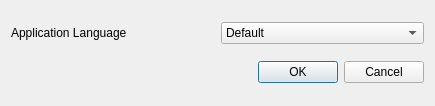
<?xml version="1.0" encoding="UTF-8"?>
<ui version="4.0">
 <class>SettingsDialog</class>
 <widget class="QDialog" name="SettingsDialog">
  <property name="geometry">
   <rect>
    <x>0</x>
    <y>0</y>
    <width>435</width>
    <height>106</height>
   </rect>
  </property>
  <property name="windowTitle">
   <string>Language Settings</string>
  </property>
  <layout class="QVBoxLayout" name="verticalLayout">
   <item>
    <layout class="QHBoxLayout" name="horizontalLayout">
     <item>
      <widget class="QLabel" name="label">
       <property name="text">
        <string>Application Language</string>
       </property>
      </widget>
     </item>
     <item>
      <widget class="QComboBox" name="languageCombobox">
       <item>
        <property name="text">
         <string>Default</string>
        </property>
       </item>
       <item>
        <property name="text">
         <string>English</string>
        </property>
       </item>
       <item>
        <property name="text">
         <string>French</string>
        </property>
       </item>
       <item>
        <property name="text">
         <string>Chinese</string>
        </property>
       </item>
      </widget>
     </item>
    </layout>
   </item>
   <item>
    <widget class="QDialogButtonBox" name="buttonBox">
     <property name="orientation">
      <enum>Qt::Horizontal</enum>
     </property>
     <property name="standardButtons">
      <set>QDialogButtonBox::Cancel|QDialogButtonBox::Ok</set>
     </property>
    </widget>
   </item>
  </layout>
 </widget>
 <resources/>
 <connections>
  <connection>
   <sender>buttonBox</sender>
   <signal>accepted()</signal>
   <receiver>SettingsDialog</receiver>
   <slot>accept()</slot>
   <hints>
    <hint type="sourcelabel">
     <x>248</x>
     <y>254</y>
    </hint>
    <hint type="destinationlabel">
     <x>157</x>
     <y>274</y>
    </hint>
   </hints>
  </connection>
  <connection>
   <sender>buttonBox</sender>
   <signal>rejected()</signal>
   <receiver>SettingsDialog</receiver>
   <slot>reject()</slot>
   <hints>
    <hint type="sourcelabel">
     <x>316</x>
     <y>260</y>
    </hint>
    <hint type="destinationlabel">
     <x>286</x>
     <y>274</y>
    </hint>
   </hints>
  </connection>
 </connections>
</ui>
